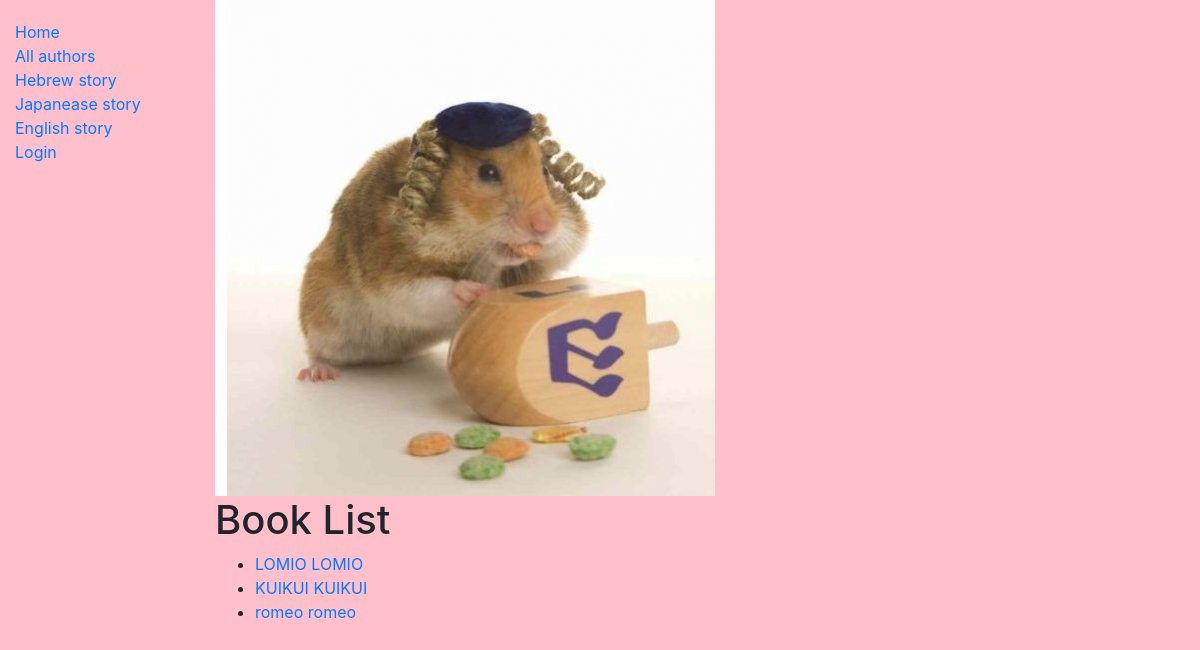
Before: /catalog/bK/2 with the older database file.
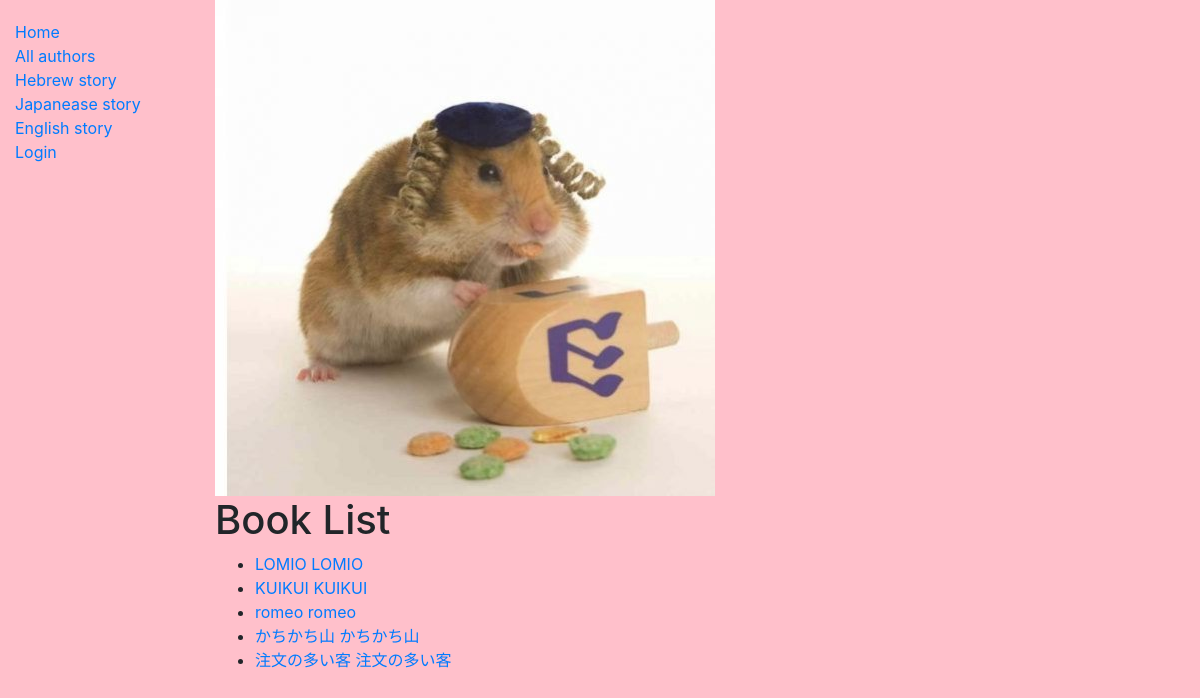
After: the same page with the newer database file.
### catalog/models.py (models this page shows, shortened)
class Book(models.Model):
    title = models.CharField(max_length=200)
    author = models.ForeignKey('Author', on_delete=models.SET_NULL, null=True)
    summary = models.TextField(max_length=1000, help_text='Enter a brief description of the book')
    isbn = models.CharField('ISBN', max_length=13, help_text='13 Character <a href="https://www.isbn-international.org/content/what-isbn">ISBN number</a>')
    genre = models.ManyToManyField(Genre, help_text='Select a genre for this book')
    language = models.ForeignKey('Language', on_delete=models.SET_NULL, null=True)
    def get_absolute_url(self):
        return reverse('book-detail', args=[str(self.id)])

### catalog/views.py (the view)
# urls.py: path('bK/<int:pk>', views.BkDetailView.as_view(), name='book-detail'),
class BkDetailView(generic.ListView):
    model = Book

### catalog/templates/catalog/book_list.html
{% extends "base_generic.html" %}
{% block content %}
{% load static %}
  <img src="{% static 'images/R (1).jpg' %}" alt="mu">
  <h1>Book List</h1>
  {% if book_list %}
  <ul>
    {% for book in book_list %}
      <li>
        <a href="{{ book.get_absolute_url }}">{{ book.title }}</a>
        <a href="{{book.summary}}">{{book.title}}</a>
      </li>
    {% endfor %}
  </ul>
  {% else %}
    <p>There are no books in the library.</p>
  {% endif %}
{% endblock %}

Changed rows visible on the page:
added Book: title "かちかち山"
added Book: title "注文の多い客"
